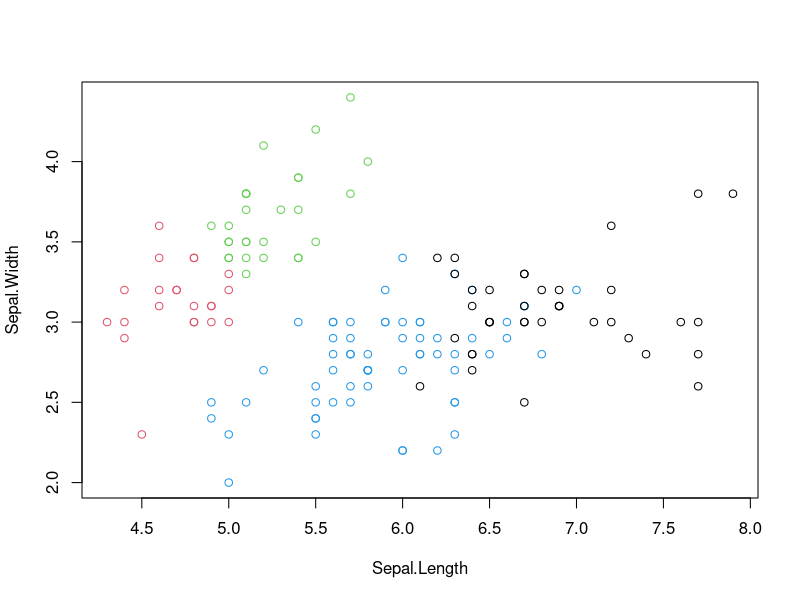

R code for this plot:
#K means
data = iris
data$Species=NULL
hmm=kmeans(data,centers = 4)
print(hmm)
table(iris$Species,hmm$cluster)
plot(data[c("Sepal.Length", "Sepal.Width")], col = hmm$cluster)
